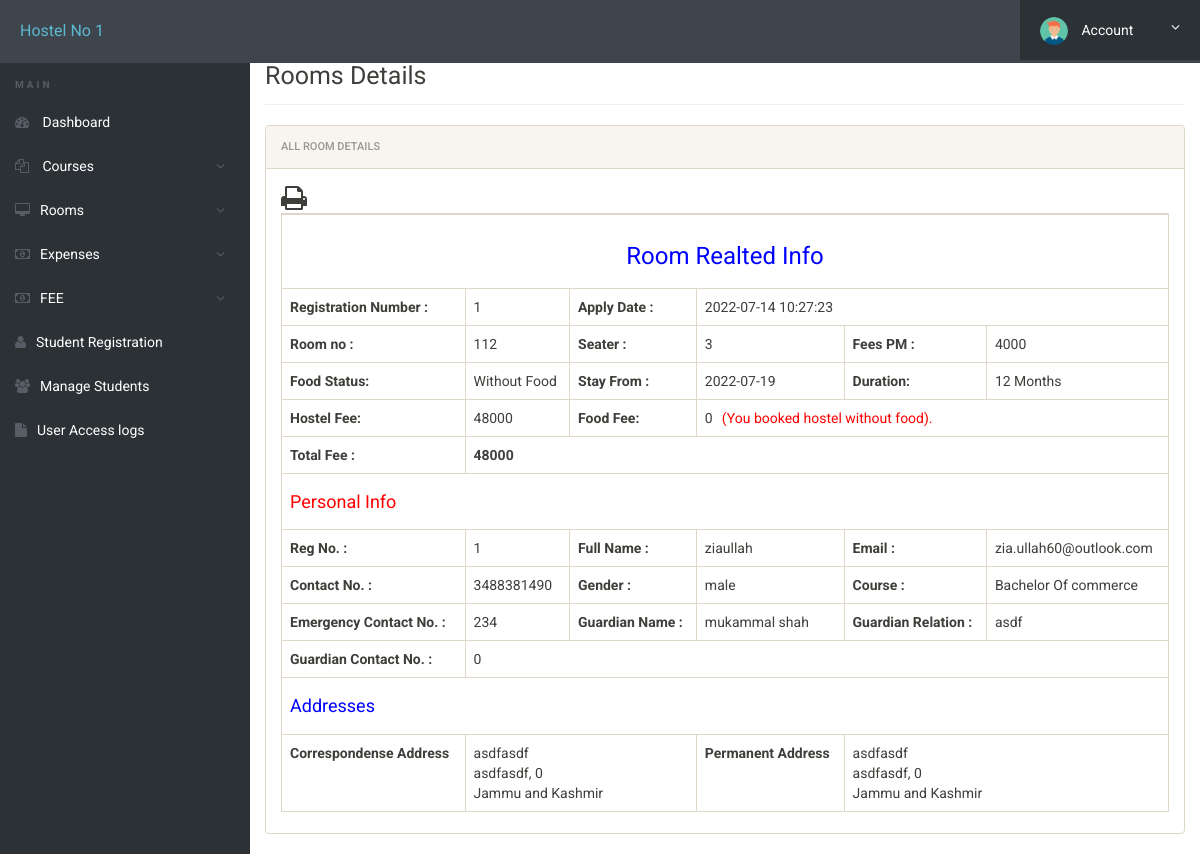
The page /student-details.php?regno=1 (signed in) on the database its author committed.
### tables this page shows
CREATE TABLE `registration` (
  `id` int(11) NOT NULL,
  `roomno` int(11) DEFAULT NULL,
  `seater` int(11) DEFAULT NULL,
  `feespm` int(11) DEFAULT NULL,
  `foodstatus` int(11) DEFAULT NULL,
  `stayfrom` date DEFAULT NULL,
  `duration` int(11) DEFAULT NULL,
  `course` varchar(500) DEFAULT NULL,
  `regno` int(11) DEFAULT NULL,
  `firstName` varchar(500) DEFAULT NULL,
  `middleName` varchar(500) DEFAULT NULL,
  `lastName` varchar(500) DEFAULT NULL,
  `gender` varchar(250) DEFAULT NULL,
  `contactno` bigint(11) DEFAULT NULL,
  `emailid` varchar(500) DEFAULT NULL,
  `egycontactno` bigint(11) DEFAULT NULL,
  `guardianName` varchar(500) DEFAULT NULL,
  `guardianRelation` varchar(500) DEFAULT NULL,
  `guardianContactno` bigint(11) DEFAULT NULL,
  `corresAddress` varchar(500) DEFAULT NULL,
  `corresCIty` varchar(500) DEFAULT NULL,
  `corresState` varchar(500) DEFAULT NULL,
  `corresPincode` int(11) DEFAULT NULL,
  `pmntAddress` varchar(500) DEFAULT NULL,
  `pmntCity` varchar(500) DEFAULT NULL,
  `pmnatetState` varchar(500) DEFAULT NULL,
  `pmntPincode` int(11) DEFAULT NULL,
  `postingDate` timestamp NULL DEFAULT CURRENT_TIMESTAMP,
  `updationDate` varchar(500) DEFAULT NULL
);

### student-details.php (the view, shortened to what this page needs)
<?php
include('includes/config.php');
?>
<!doctype html>
<html lang="en" class="no-js">
<head>
	<link rel="stylesheet" href="css/font-awesome.min.css">
	<link rel="stylesheet" href="css/bootstrap.min.css">
	<link rel="stylesheet" href="css/dataTables.bootstrap.min.css">
	<link rel="stylesheet" href="css/bootstrap-social.css">
	<link rel="stylesheet" href="css/bootstrap-select.css">
	<link rel="stylesheet" href="css/fileinput.min.css">
	<link rel="stylesheet" href="css/awesome-bootstrap-checkbox.css">
	<link rel="stylesheet" href="css/style.css">
	<link rel="stylesheet" href="css/font-awesome.min.css">
</head>
<body>
	<?php include('includes/header.php');?>
	<div class="ts-main-content">
			<?php include('includes/sidebar.php');?>
		<div class="content-wrapper">
			<div class="container-fluid">
				<div class="row" id="print">
					<div class="col-md-12">
						<h2 class="page-title" style="margin-top:4%">Rooms Details</h2>
						<div class="panel panel-default">
							<div class="panel-heading">All Room Details</div>
							<div class="panel-body">
			<table id="zctb" class="table table-bordered " cellspacing="0" width="100%" border="1">
						 <span style="float:left" ><i class="fa fa-print fa-2x" aria-hidden="true" OnClick="CallPrint(this.value)" style="cursor:pointer" title="Print the Report"></i></span>
									<tbody>
<?php
$aid=intval($_GET['regno']);
	$ret="select * from registration where (regno	=?)";
$stmt= $mysqli->prepare($ret) ;
$stmt->bind_param('s',$aid);
$stmt->execute() ;
$res=$stmt->get_result();
while($row=$res->fetch_object())
	  {
	  	?>
<tr>
<td colspan="6" style="text-align:center; color:blue"><h3>Room Realted Info</h3></td>
</tr>
<tr>
	<th>Registration Number :</th>
<td><?php echo $row->regno;?></td>
<th>Apply Date :</th>
<td colspan="3"><?php echo $row->postingDate;?></td>
</tr>
<tr>
<td><b>Room no :</b></td>
<td><?php echo $row->roomno;?></td>
<td><b>Seater :</b></td>
<td><?php echo $row->seater;?></td>
<td><b>Fees PM :</b></td>
<td><?php echo $fpm=$row->feespm;?></td>
</tr>
<tr>
<td><b>Food Status:</b></td>
<td>
<?php if($row->foodstatus==0)
{
echo "Without Food";
}
else
{
echo "With Food";
}
;?></td>
<td><b>Stay From :</b></td>
<td><?php echo $row->stayfrom;?></td>
<td><b>Duration:</b></td>
<td><?php echo $dr=$row->duration;?> Months</td>
</tr>
<tr><th>Hostel Fee:</th>
<td><?php echo $hf=$dr*$fpm?></td>
<th>Food Fee:</th>
<td colspan="3"><?php
if($row->foodstatus==1)
{
echo $ff=(2000*$dr);
} else {
echo $ff=0;
echo "<span style='padding-left:2%; color:red;'>(You booked hostel without food).<span>";
}?></td>
</tr>
<tr>
<th>Total Fee :</th>
<th colspan="5"><?php echo $hf+$ff;?></th>
</tr>
<tr>
<td colspan="6" style="color:red"><h4>Personal Info</h4></td>
</tr>
<tr>
<td><b>Reg No. :</b></td>
<td><?php echo $row->regno;?></td>
<td><b>Full Name :</b></td>
<td><?php echo $row->firstName;?><?php echo $row->middleName;?><?php echo $row->lastName;?></td>
<td><b>Email :</b></td>
<td><?php echo $row->emailid;?></td>
</tr>
<tr>
<td><b>Contact No. :</b></td>
<td><?php echo $row->contactno;?></td>
<td><b>Gender :</b></td>
<td><?php echo $row->gender;?></td>
<td><b>Course :</b></td>
<td><?php echo $row->course;?></td>
</tr>
<tr>
<td><b>Emergency Contact No. :</b></td>
<td><?php echo $row->egycontactno;?></td>
<td><b>Guardian Name :</b></td>
<td><?php echo $row->guardianName;?></td>
<td><b>Guardian Relation :</b></td>
<td><?php echo $row->guardianRelation;?></td>
</tr>
<tr>
<td><b>Guardian Contact No. :</b></td>
<td colspan="6"><?php echo $row->guardianContactno;?></td>
</tr>
<tr>
<td colspan="6" style="color:blue"><h4>Addresses</h4></td>
</tr>
<tr>
<td><b>Correspondense Address</b></td>
<td colspan="2">
<?php echo $row->corresAddress;?><br />
<?php echo $row->corresCIty;?>, <?php echo $row->corresPincode;?><br />
<?php echo $row->corresState;?>
</td>
<td><b>Permanent Address</b></td>
<td colspan="2">
<?php echo $row->pmntAddress;?><br />
<?php echo $row->pmntCity;?>, <?php echo $row->pmntPincode;?><br />
<?php echo $row->pmnatetState;?>
</td>
</tr>
<?php
} ?>
</tbody>
</table>
</div>
</div>
</div>
</div>
</div>
</div>
</div>
</body>
</html>

### css/style.css (style rules this page uses)
html { font-size: 14px; }
@media only screen and (min-width: 480px) { html { font-size: 17px; } }
@media only screen and (min-width: 768px) { html { font-size: 14px; } }
body { font-size: 1em; }
.panel { overflow: hidden; }
.page-title { padding-bottom: 15px; margin-bottom: 20px; border-bottom: 1px solid #f0f0f0; }
.ts-main-content .content-wrapper { padding-top: 15px; margin-top: 10px; }
@media only screen and (min-width: 992px) { .ts-main-content .content-wrapper { margin-left: 250px; } }

### rows shown on the page
registration: regno "1", postingDate "2022-07-14 10:27:23", roomno "112", seater "3", feespm "4000", shows "Without Food", stayfrom "2022-07-19", duration "12", $hf=$dr*$fpm "48000", $hf+$ff "48000", firstName "zia", lastName "ullah", emailid "zia.ullah60@outlook.com", contactno "3488381490", gender "male", course "Bachelor Of commerce", egycontactno "234", guardianName "mukammal shah", guardianRelation "asdf", guardianContactno "0", corresAddress "asdfasdf", corresCIty "asdfasdf", corresPincode "0", corresState "Jammu and Kashmir", pmntAddress "asdfasdf", pmntCity "asdfasdf", pmntPincode "0", pmnatetState "Jammu and Kashmir"
